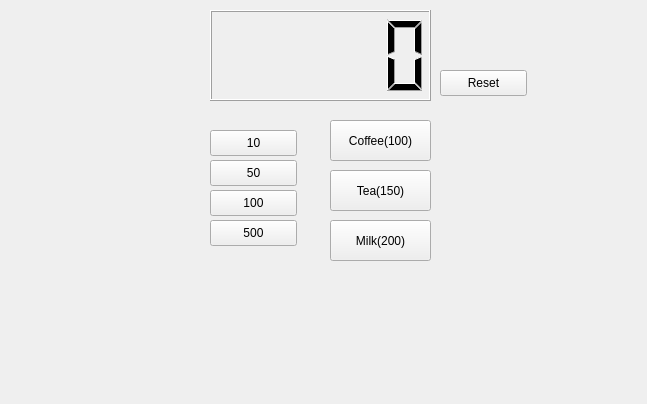
<?xml version="1.0" encoding="UTF-8"?>
<ui version="4.0">
 <class>Widget</class>
 <widget class="QWidget" name="Widget">
  <property name="geometry">
   <rect>
    <x>0</x>
    <y>0</y>
    <width>647</width>
    <height>404</height>
   </rect>
  </property>
  <property name="windowTitle">
   <string>Widget</string>
  </property>
  <widget class="QLCDNumber" name="lcdNumber">
   <property name="geometry">
    <rect>
     <x>210</x>
     <y>10</y>
     <width>221</width>
     <height>91</height>
    </rect>
   </property>
  </widget>
  <widget class="QPushButton" name="pb10">
   <property name="geometry">
    <rect>
     <x>210</x>
     <y>130</y>
     <width>87</width>
     <height>26</height>
    </rect>
   </property>
   <property name="text">
    <string>10</string>
   </property>
  </widget>
  <widget class="QPushButton" name="pb50">
   <property name="geometry">
    <rect>
     <x>210</x>
     <y>160</y>
     <width>87</width>
     <height>26</height>
    </rect>
   </property>
   <property name="text">
    <string>50</string>
   </property>
  </widget>
  <widget class="QPushButton" name="pb100">
   <property name="geometry">
    <rect>
     <x>210</x>
     <y>190</y>
     <width>87</width>
     <height>26</height>
    </rect>
   </property>
   <property name="text">
    <string>100</string>
   </property>
  </widget>
  <widget class="QPushButton" name="pb500">
   <property name="geometry">
    <rect>
     <x>210</x>
     <y>220</y>
     <width>87</width>
     <height>26</height>
    </rect>
   </property>
   <property name="text">
    <string>500</string>
   </property>
  </widget>
  <widget class="QPushButton" name="pbCoffee">
   <property name="geometry">
    <rect>
     <x>330</x>
     <y>120</y>
     <width>101</width>
     <height>41</height>
    </rect>
   </property>
   <property name="text">
    <string>Coffee(100)</string>
   </property>
  </widget>
  <widget class="QPushButton" name="pbTea">
   <property name="geometry">
    <rect>
     <x>330</x>
     <y>170</y>
     <width>101</width>
     <height>41</height>
    </rect>
   </property>
   <property name="text">
    <string>Tea(150)</string>
   </property>
  </widget>
  <widget class="QPushButton" name="pbMilk">
   <property name="geometry">
    <rect>
     <x>330</x>
     <y>220</y>
     <width>101</width>
     <height>41</height>
    </rect>
   </property>
   <property name="text">
    <string>Milk(200)</string>
   </property>
  </widget>
  <widget class="QPushButton" name="pbReset">
   <property name="geometry">
    <rect>
     <x>440</x>
     <y>70</y>
     <width>87</width>
     <height>26</height>
    </rect>
   </property>
   <property name="text">
    <string>Reset</string>
   </property>
  </widget>
 </widget>
 <resources/>
 <connections/>
</ui>
